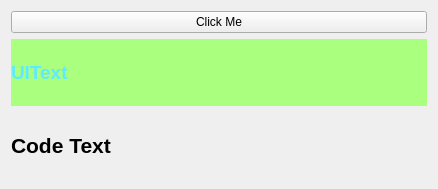
<?xml version="1.0" encoding="UTF-8"?>
<ui version="4.0">
 <class>Widget</class>
 <widget class="QWidget" name="Widget">
  <property name="geometry">
   <rect>
    <x>0</x>
    <y>0</y>
    <width>438</width>
    <height>189</height>
   </rect>
  </property>
  <property name="windowTitle">
   <string>Widget</string>
  </property>
  <layout class="QVBoxLayout" name="verticalLayout">
   <item>
    <widget class="QPushButton" name="pushButton">
     <property name="text">
      <string>Click Me</string>
     </property>
    </widget>
   </item>
   <item>
    <widget class="QLabel" name="uiTextLabl">
     <property name="font">
      <font>
       <pointsize>14</pointsize>
       <weight>75</weight>
       <bold>true</bold>
      </font>
     </property>
     <property name="styleSheet">
      <string notr="true">background-color: rgb(170, 255, 127);
color: rgb(94, 234, 255);</string>
     </property>
     <property name="text">
      <string>UIText </string>
     </property>
    </widget>
   </item>
   <item>
    <widget class="QLabel" name="codeTextLaberl">
     <property name="font">
      <font>
       <pointsize>16</pointsize>
       <weight>75</weight>
       <bold>true</bold>
      </font>
     </property>
     <property name="text">
      <string>Code Text</string>
     </property>
    </widget>
   </item>
  </layout>
 </widget>
 <resources/>
 <connections/>
</ui>
